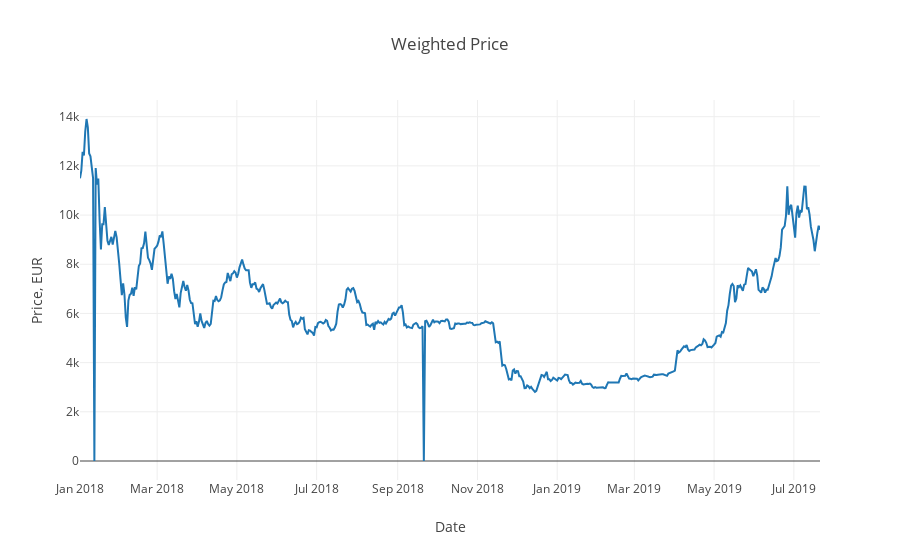

Notebook code for this chart:
### Code cell
data = [btc_trace1]
layout = dict(title = 'Weighted Price', xaxis = dict(title = 'Date'),
              yaxis = dict(title = 'Price, EUR'))
fig = dict(data=data, layout=layout)
plotly.offline.iplot(fig)

### Figure 1 — Plotly figure (JSON) as saved in the notebook; plotly's stock layout.template omitted (floating-point values rounded to 4 significant figures; data arrays with more than 128 entries replaced by an {"elided": "..."} marker saying what was removed)
{"data": [{"type": "scatter", "uid": "c2e7b8fe-3a1d-4270-bd36-cec9f13b81da", "x": {"elided": "567 str values"}, "y": {"elided": "567 float values"}}], "layout": {"title": {"text": "Weighted Price"}, "xaxis": {"title": {"text": "Date"}}, "yaxis": {"title": {"text": "Price, EUR"}}}}
